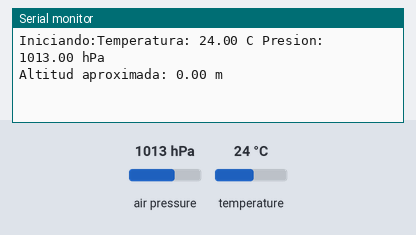
Bench run of a sketch on a simulated Arduino Uno, built with avr-gcc and run on an emulated ATmega328P. Shown: the last lines printed to the serial monitor. Inputs (shaded band) come from the test bench; at power-on: air pressure 1013 hPa, temperature 24 °C.

Above: at 1.2 s.
1.3 s: air pressure set to 952 hPa
At 6.4 s:
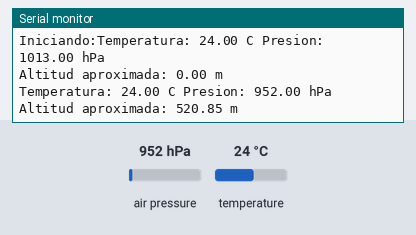
11.5 s: temperature set to 12 °C
At 15.5 s:
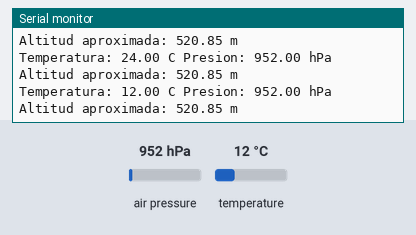
15.7 s: air pressure set to 975 hPa
At 21.3 s:
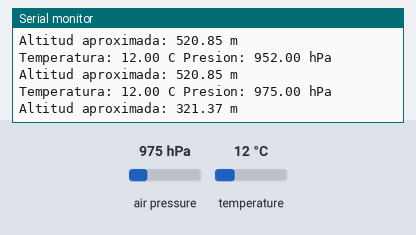
Timing chart, 0 to 22.8 s (numbered marks = the images above; inputs shaded):
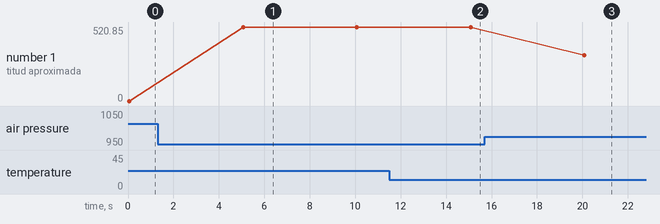

The sketch:

caso1.ino
```cpp
#include <Wire.h>
#include <Adafruit_Sensor.h>
#include <Adafruit_BMP280.h>

Adafruit_BMP280 bmp;

float TEMPERATURA;
float PRESION, P0;

void setup() {
    Serial.begin(9600);
    Serial.print("Iniciando:");
    if (!bmp.begin(0x76)) {
        Serial.println("BMP280 no encontrado!");
        while(1);
    }
    P0 = bmp.readPressure() / 100;
}

void loop() {
    TEMPERATURA = bmp.readTemperature();
    PRESION = bmp.readPressure() / 100;

    Serial.print("Temperatura: ");
    Serial.print(TEMPERATURA);
    Serial.print(" C ");

    Serial.print("Presion: ");
    Serial.print(PRESION);
    Serial.println(" hPa");

    Serial.print("Altitud aproximada: ");
    Serial.print(bmp.readAltitude(P0));
    Serial.println(" m");

    delay(5000);
}
```

Measured:
- after the input at 1.3 s, the serial monitor: prints a new line after 3.7 s (image 1)
- after the input at 11.5 s, the serial monitor: prints a new line after 3.5 s (image 2)
- after the input at 15.7 s, the serial monitor: prints a new line after 4.3 s (image 3)
- plotted number 1: 0 → 520.85 after the input at 1.3 s, 520.85 → 321.37 after the input at 15.7 s
